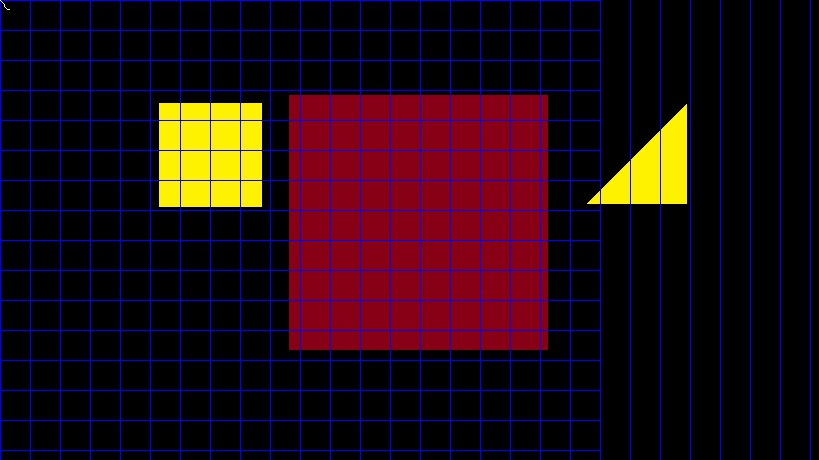
#> input picture shape-detection/image.jpg, 819 x 460 px, given in place of the camera
$ python Resize.py   (older library calls are emulated)
#> lines starting #> are read from the running program, lines starting #| are printed output that depends on the picture; after the words box and inside, x2 and y2 are one past the last pixel; in counts of white or black regions, pixels touching at a corner belong together
### shape-detection/pyimagesearch/shapedetector.py
# import the necessary packages
import cv2

class ShapeDetector:
	def __init__(self):
		pass

	def detect(self, c):
		# initialize the shape name and approximate the contour
		shape = "unidentified"
		peri = cv2.arcLength(c, True)
		approx = cv2.approxPolyDP(c, 0.02 * peri, True)

		# if the shape is a triangle, it will have 3 vertices
		if len(approx) == 3:
			shape = "triangle"

		# if the shape has 4 vertices, it is either a square or
		# a rectangle
		elif len(approx) == 4:
			# compute the bounding box of the contour and use the
			# bounding box to compute the aspect ratio
			(x, y, w, h) = cv2.boundingRect(approx)
			ar = w / float(h)

			# a square will have an aspect ratio that is approximately
			# equal to one, otherwise, the shape is a rectangle
			shape = "square" if ar >= 0.95 and ar <= 1.05 else "rectangle"

		# if the shape is a pentagon, it will have 5 vertice

		# otherwise, we assume the shape is a circle
		else:
			shape = "circle"

		# return the name of the shape
		return shape

### shape-detection/Resize.py
import numpy as np
import cv2
from pyimagesearch.shapedetector import ShapeDetector
import argparse
import imutils

cap = cv2.VideoCapture(0)

def nothing(x):
    pass
cv2.namedWindow('frame')
cv2.createTrackbar('t','frame',0,255,nothing)
cv2.createTrackbar('e1','frame',0,255,nothing)
cv2.createTrackbar('e2','frame',0,255,nothing)

while(True):
    # Capture frame-by-frame
    ret, image= cap.read()
#> image is the input picture: shape (460, 819, 3); mean B, G, R 20.1, 10.7, 33.3

    # Our operations on the frame come here
    t = cv2.getTrackbarPos('t','frame')
    e1 = cv2.getTrackbarPos('e1','frame')
    e2 = cv2.getTrackbarPos('e2','frame')
    resized = imutils.resize(image, width=300)
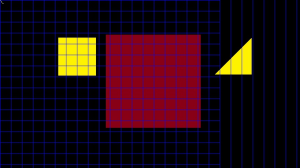
#> resized: shape (168, 300, 3); mean B, G, R 20.1, 10.7, 33.3
    hsv = cv2.cvtColor(resized, cv2.COLOR_BGR2HSV)
#> hsv: shape (168, 300, 3); mean H, S, V 98.6, 194.7, 45.1

    lower_y = np.array([15,142,0])
    upper_y = np.array([32,255,255])
    masky = cv2.inRange(hsv, lower_y, upper_y)
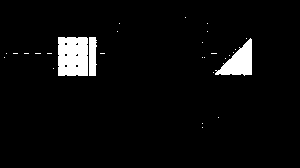
#> masky: shape (168, 300); 4.4% white; 29 white regions (26 under 20 px), largest, box (x1, y1, x2, y2) and area: (58, 37, 88, 76) 1134, (215, 38, 252, 76) 731, (89, 37, 97, 76) 278

    res = cv2.bitwise_and(resized,resized, mask= masky)
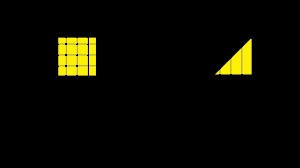
#> res: shape (168, 300, 3); mean B, G, R 0.8, 9.4, 9.9
    gray = cv2.cvtColor(res, cv2.COLOR_BGR2GRAY)
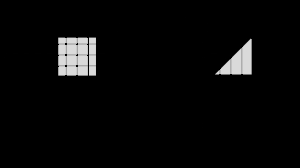
#> gray: shape (168, 300); min 0, max 219, mean 8.5
    thresh = cv2.threshold(gray, t, 255, cv2.THRESH_BINARY)[1]

    edges = cv2.Canny(thresh,e1,e1)
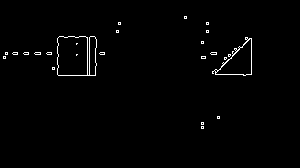
#> edges: shape (168, 300); 1.2% white in thin lines or dots, all inside (x1, y1, x2, y2) = (3, 16, 252, 129)
    ratio = image.shape[0] / float(resized.shape[0])
#> ratio = 2.74


    # convert the resized image to grayscale, blur it slightly,
    # and threshold it


    res2 = cv2.bitwise_and(resized,resized, mask= masky)
    gray = cv2.cvtColor(res2, cv2.COLOR_BGR2GRAY)
    #blurred = cv2.GaussianBlur(gray, (5, 5), 0)
    t = cv2.getTrackbarPos('t','frame')
    e1 = cv2.getTrackbarPos('e1','frame')
    e2 = cv2.getTrackbarPos('e2','frame')
    thresh2 = cv2.threshold(gray, t, 255, cv2.THRESH_BINARY)[1]
    # find contours in the thresholded image and initialize the
    # shape detector
    cnts = cv2.findContours(edges.copy(), cv2.RETR_EXTERNAL,
            cv2.CHAIN_APPROX_SIMPLE)
#> cnts = 23 contours, 21 with area under 20; largest, box (x1, y1, x2, y2) and area: (57, 36, 97, 76) 1395, (212, 37, 252, 76) 732
    cnts = cnts[0] if imutils.is_cv2() else cnts[1]
    sd = ShapeDetector()

    # loop over the contours
    for c in cnts:
            # compute the center of the contour, then detect the name of the
            # shape using only the contour
            M = cv2.moments(c)


            if M["m00"] > 0:
                cX = int((M["m10"] / M["m00"]+ 1e-7) * ratio)
                cY = int((M["m01"] / M["m00"]+ 1e-7) * ratio)
                shape = sd.detect(c)
                if (shape=="circle")==False:
                # multiply the contour (x, y)-coordinates by the resize ratio,
                # then draw the contours and the name of the shape on the image
                    c = c.astype("float")
                    c *= ratio
                    c = c.astype("int")
                    area=cv2.contourArea(c)
                    if(area>e2):
                        cv2.drawContours(image, [c], -1, (0, 255, 0), 2)
                        cv2.putText(image, shape, (cX, cY), cv2.FONT_HERSHEY_SIMPLEX,0.5, (255, 255, 255), 2)
#> this loop made 23 passes
#> (c, cX, cY, shape, peri in detect, approx in detect, x in detect, y in detect) on passes 1, 2, 3, 4, 6: ([[550, 345], [550, 350], [555, 350], [555, 345]], 553, 347, 'square', 8, [[201, 126], [201, 128], [203, 128], [203, 126]], 201, 126), ([[550, 334], [550, 339], [555, 339], [555, 334]], 553, 336, 'square', 8, [[201, 122], [201, 124], [203, 124], [203, 122]], 201, 122), ([[594, 317], [594, 323], [599, 323], [599, 317]], 596, 320, 'square', 8, [[217, 116], [217, 118], [219, 118], [219, 116]], 217, 116), ([[142, 183], [142, 188], [147, 188], [147, 183]], 145, 186, 'square', 8, [[52, 67], [52, 69], [54, 69], [54, 67]], 52, 67), ([[550, 153], [550, 158], [561, 158], [561, 153]], 555, 156, 'rectangle', 12, [[201, 56], [201, 58], [205, 58], [205, 56]], 201, 56)
#> (cX, cY, shape, peri in detect) on passes 5, 8, 9, 10, 11, 12: (615, 158, 'circle', 7.41), (626, 150, 'circle', 7.41), (583, 145, 'circle', 14.83), (278, 145, 'circle', 12.83), (133, 145, 'circle', 12.83), (101, 145, 'circle', 14.83)
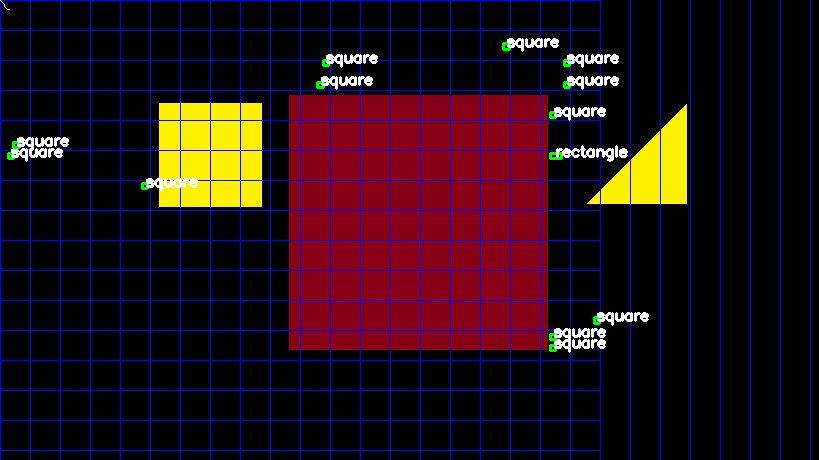
#> image: shape (460, 819, 3); mean B, G, R 23.1, 14.3, 36.5
    #cv2.resizeWindow('mask',800,300)
    #cv2.resizeWindow('frae',800,300)
    #cv2.resizeWindow('fme',800,300)
    cv2.imshow('fame',image)
    #cv2.imshow('mask',res)
    #cv2.imshow('frae',edges)
    #cv2.imshow('fme',thresh)
    if cv2.waitKey(1) & 0xFF == ord('q'):
#> (key q is pressed here)
        break

# When everything done, release the capture
cap.release()
cv2.destroyAllWindows()

$ run again, on shape-detection/00033592.jpg
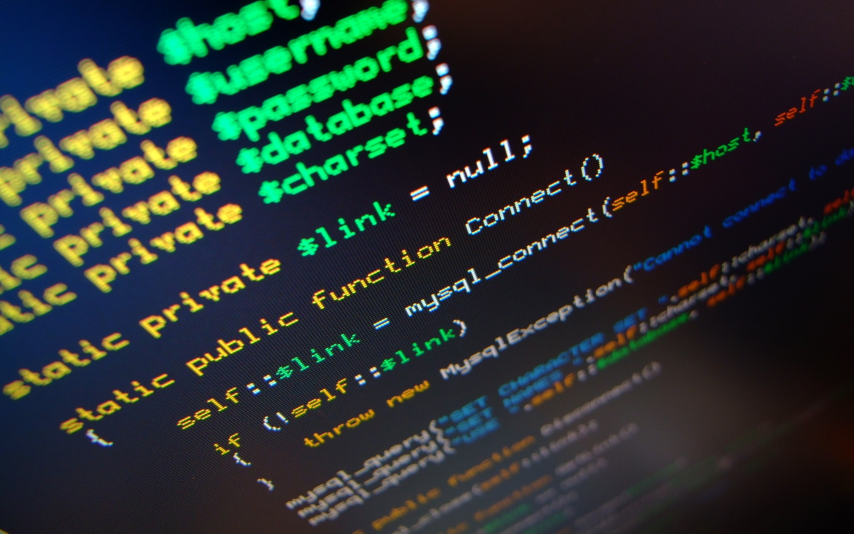
#> input picture shape-detection/00033592.jpg, 2560 x 1600 px, given in place of the camera (shown at 1/3 size)
#> image is the input picture: shape (1600, 2560, 3); mean B, G, R 48, 51.7, 41.9
#> hsv: shape (187, 300, 3); mean H, S, V 101.4, 118.9, 66.2
#> `masky = cv2.inRange(hsv, lower_y, upper_y)`:
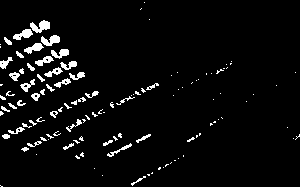
#> masky: shape (187, 300); 4.7% white; 119 white regions (77 under 20 px), largest, box (x1, y1, x2, y2) and area: (30, 20, 50, 33) 153, (41, 35, 60, 46) 131, (13, 29, 33, 40) 123
#> `edges = cv2.Canny(thresh,e1,e1)`:
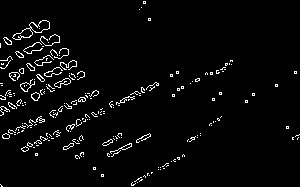
#> edges: shape (187, 300); 3.5% white in thin lines or dots
#> cnts = 203 contours, 189 with area under 20; largest, box (x1, y1, x2, y2) and area: (12, 20, 50, 40) 280, (54, 78, 71, 88) 68, (20, 79, 35, 92) 61, (31, 92, 40, 101) 48, (3, 37, 12, 45) 34
#> the loop `for c in cnts:` made 203 passes
#> (c, cX, cY, shape, peri in detect, approx in detect, x in detect, y in detect) on passes 1, 8, 9: ([[0, 1574], [8, 1582], [8, 1591], [17, 1591]], 11, 1588, 'square', 6.24, [[0, 184], [1, 185], [1, 186], [2, 186]], 0, 184), ([[864, 1488], [864, 1505], [881, 1505], [881, 1488]], 872, 1497, 'square', 8, [[101, 174], [101, 176], [103, 176], [103, 174]], 101, 174), ([[1257, 1480], [1257, 1497], [1257, 1488], [1266, 1480]], 1260, 1483, 'rectangle', 5.41, [[148, 173], [147, 173], [147, 175], [147, 174]], 147, 173)
